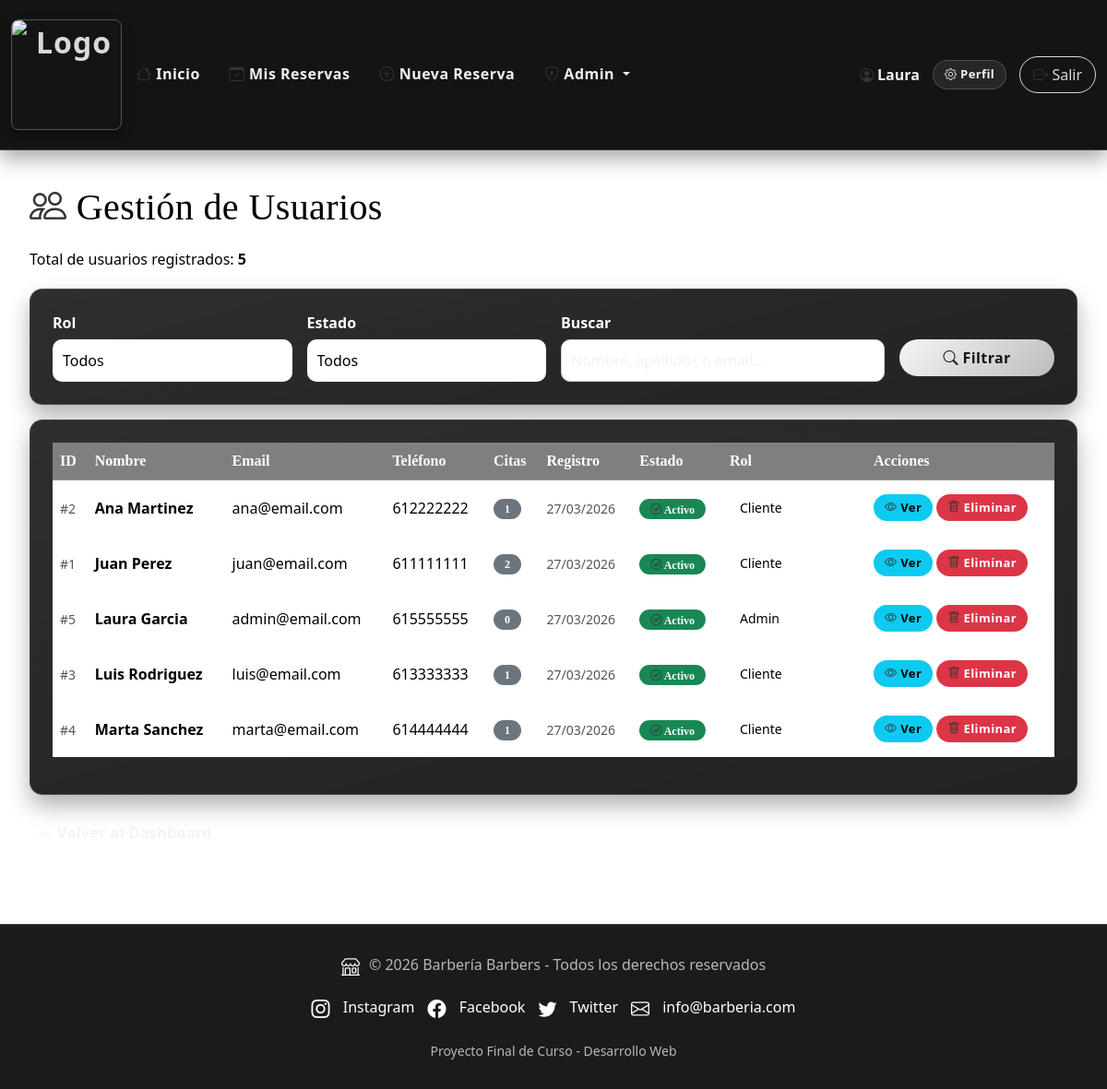
Screenshot of /admin/usuarios.php (signed in) with the database file from the repository.
### tables this page shows
CREATE TABLE `usuarios` (
  `ID_usuario` int(11) NOT NULL,
  `nombre` varchar(50) NOT NULL,
  `apellidos` varchar(80) NOT NULL,
  `telefono` varchar(15) DEFAULT NULL,
  `email` varchar(100) NOT NULL,
  `contrasena` varchar(255) NOT NULL,
  `rol` enum('cliente','admin') NOT NULL DEFAULT 'cliente',
  `fecha_registro` timestamp DEFAULT CURRENT_TIMESTAMP,
  `activo` tinyint(1) DEFAULT 1
);

### funciones.php (called while the page is built, shortened)
<?php
function e($valor) {
    return htmlspecialchars((string)($valor ?? ''), ENT_QUOTES, 'UTF-8');
}
?>

### admin/usuarios.php (the view, shortened to what this page needs)
<?php
require_once __DIR__ . '/../config.php';
require_once __DIR__ . '/../funciones.php';
$filtro_busqueda = trim($_GET['busqueda'] ?? '');
$query = "SELECT * FROM usuarios WHERE 1=1";
$query .= " ORDER BY nombre";
$usuarios = $mysqli->query($query)->fetch_all(MYSQLI_ASSOC);
?>
<div class="mb-30 admin-users-summary">
    <h1 class="mb-20">
        <i class="bi bi-people"></i> Gestión de Usuarios
    </h1>
    <p class="text-muted">Total de usuarios registrados: <strong><?php echo count($usuarios); ?></strong></p>
</div>
<div class="card mb-3">
    <div class="card-body">
        <form method="GET" action="usuarios.php" class="row g-3 admin-filters">
            <div class="col-md-3">
                <label for="rol" class="form-label text-white" style="color:#ffffff !important;">Rol</label>
                <select class="form-select" id="rol" name="rol">
                    <option value="">Todos</option>
                </select>
            </div>
            <div class="col-md-3">
                <label for="estado" class="form-label text-white" style="color:#ffffff !important;">Estado</label>
                <select class="form-select" id="estado" name="estado">
                    <option value="">Todos</option>
                </select>
            </div>
            <div class="col-md-4">
                <label for="busqueda" class="form-label text-white" style="color:#ffffff !important;">Buscar</label>
                <input type="text" class="form-control" id="busqueda" name="busqueda" placeholder="Nombre, apellidos o email..." value="<?php echo e($filtro_busqueda); ?>">
            </div>
            <div class="col-md-2">
                <label class="form-label">&nbsp;</label>
                <div>
                    <button type="submit" class="btn btn-primary w-100">
                        <i class="bi bi-search"></i> Filtrar
                    </button>
                </div>
            </div>
        </form>
    </div>
</div>
<div class="card">
    <div class="card-body">
        <?php if (empty($usuarios)): ?>
            <div class="no-data">
                <i class="bi bi-person-x admin-empty-icon"></i>
                <h4 class="mt-3">No hay usuarios registrados</h4>
            </div>
        <?php else: ?>
            <div class="table-responsive">
                <table class="table admin-users-table">
                    <thead>
                        <tr>
                            <th>ID</th>
                            <th>Nombre</th>
                            <th>Email</th>
                            <th>Teléfono</th>
                            <th>Citas</th>
                            <th>Registro</th>
                            <th>Estado</th>
                            <th>Rol</th>
                            <th>Acciones</th>
                        </tr>
                    </thead>
                    <tbody>
                        <?php foreach ($usuarios as $u): ?>
                            <?php
                            $query_citas = "SELECT COUNT(*) as total FROM citas WHERE ID_usuario = " . $u['ID_usuario'];
                            $citas_count = $mysqli->query($query_citas)->fetch_assoc()['total'];
                            ?>
                        <tr>
                            <td><small class="text-muted">#<?php echo $u['ID_usuario']; ?></small></td>
                            <td>
                                <strong><?php echo e($u['nombre'] . ' ' . $u['apellidos']); ?></strong>
                            </td>
                            <td><?php echo e($u['email']); ?></td>
                            <td><?php echo e($u['telefono'] ?? '-'); ?></td>
                            <td>
                                <span class="badge bg-secondary"><?php echo $citas_count; ?></span>
                            </td>
                            <td>
                                <small class="text-muted"><?php echo date('d/m/Y', strtotime($u['fecha_registro'])); ?></small>
                            </td>
                            <td>
                                <?php if ($u['activo']): ?>
                                    <span class="badge bg-success"><i class="bi bi-check-circle"></i> Activo</span>
                                <?php else: ?>
                                    <span class="badge bg-danger"><i class="bi bi-x-circle"></i> Inactivo</span>
                                <?php endif; ?>
                            </td>
                            <td class="admin-users-role">
                                <form method="POST" action="usuarios.php" onsubmit="return confirm('¿Cambiar rol de este usuario?');">
                                    <select class="form-select form-select-sm admin-users-role-select" name="rol" onchange="this.form.submit()">
                                        <option value="cliente" <?php echo $u['rol'] === 'cliente' ? 'selected' : ''; ?>>Cliente</option>
                                        <option value="admin" <?php echo $u['rol'] === 'admin' ? 'selected' : ''; ?>>Admin</option>
                                    </select>
                                </form>
                            </td>
                            <td class="admin-users-actions">
                                <a href="#" class="btn btn-sm btn-info" data-bs-toggle="modal" data-bs-target="#modalDetalles_<?php echo $u['ID_usuario']; ?>">
                                    <i class="bi bi-eye"></i> Ver
                                </a>
                                <form method="POST" action="usuarios.php" class="d-inline" onsubmit="return confirm('¿Estás seguro?');">
                                    <button type="submit" class="btn btn-sm btn-danger">
                                        <i class="bi bi-trash"></i> Eliminar
                                    </button>
                                </form>
                            </td>
                        </tr>
                        <?php endforeach; ?>
                    </tbody>
                </table>
            </div>
        <?php endif; ?>
    </div>
</div>
    </div>
<div class="mt-3">
    <a href="dashboard.php" class="btn btn-secondary">
        <i class="bi bi-arrow-left"></i> Volver al Dashboard
    </a>
</div>
<?php
include __DIR__ . '/../plantilla.php';
?>

### admin/usuarios.php (style rules this page uses)
.admin-users-summary { margin-bottom: 20px; }
.admin-users-summary h1, .admin-users-summary p { color: #000000 !important; }
.admin-users-summary p strong { color: #000000 !important; }
.admin-filters .form-label { margin-bottom: 6px; color: #ffffff !important; }
.admin-filters .form-select, .admin-filters .form-select option { color: #000000 !important; background-color: #ffffff !important; }
.admin-filters .form-select option[selected], .admin-filters .form-select option:checked { color: #000000 !important; background-color: #ffffff !important; }
.admin-filters input[type="text"] { background-color: #ffffff !important; color: #000000 !important; border-color: #d6cec5 !important; }
.admin-users-table td, .admin-users-table th { vertical-align: middle; }
.admin-users-role { min-width: 140px; }
.admin-users-actions { min-width: 150px; white-space: nowrap; }
.admin-users-role-select { max-width: 120px; color: #000000 !important; background-color: #ffffff !important; }
.admin-users-role-select option { color: #000000 !important; }
.admin-users-role-select option[selected] { color: #000000 !important; }
.admin-users-table { background-color: #ffffff !important; }
.admin-users-table td { color: #000000 !important; }
.admin-users-table .text-muted { color: #555555 !important; }
.admin-users-table th { color: #ffffff !important; background-color: rgba(0, 0, 0, 0.5) !important; }

### rows the page displays
usuarios: ID_usuario "2", nombre+apellidos "Ana Martinez", email "ana@email.com", telefono "612222222", citas_count "1", fecha_registro "27/03/2026", activo 1 (drawn), rol "Cliente"
usuarios: ID_usuario "1", nombre+apellidos "Juan Perez", email "juan@email.com", telefono "611111111", citas_count "2", fecha_registro "27/03/2026", activo 1 (drawn), rol "Cliente"
usuarios: ID_usuario "5", nombre+apellidos "Laura Garcia", email "admin@email.com", telefono "615555555", citas_count "0", fecha_registro "27/03/2026", activo 1 (drawn), rol "Admin"
usuarios: ID_usuario "3", nombre+apellidos "Luis Rodriguez", email "luis@email.com", telefono "613333333", citas_count "1", fecha_registro "27/03/2026", activo 1 (drawn), rol "Cliente"
usuarios: ID_usuario "4", nombre+apellidos "Marta Sanchez", email "marta@email.com", telefono "614444444", citas_count "1", fecha_registro "27/03/2026", activo 1 (drawn), rol "Cliente"

### other values shown
$_SESSION['usuario_nombre'] "Laura"
count($usuarios) "5"
APP_NAME "Barbería Barbers"
